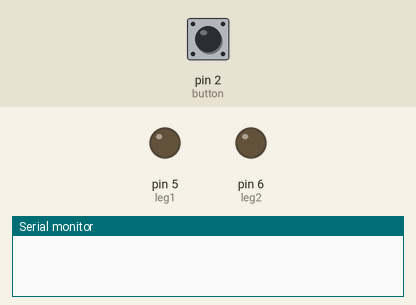
This sketch was run on a simulated Arduino Uno, built with avr-gcc and run on an emulated ATmega328P. Parts: output pins drawn as LEDs (lit = HIGH), the last lines printed to the serial monitor. The inputs (shaded band) are chosen by the test bench; at power-on: pin 2 (button) LOW.

Above: at 1.2 s.
1.3 s: pin 2 (button) pulled HIGH for 0.15 s
At 2.72 s:
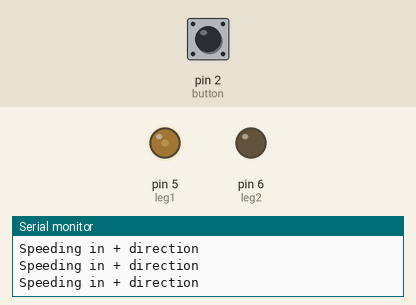
At 8.03 s:
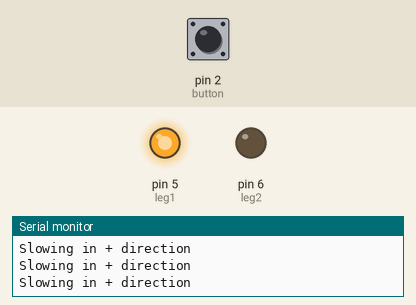
Timing chart, 0 to 16.1 s (numbered marks = the images above; inputs shaded):
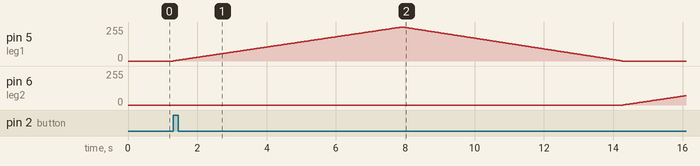

The sketch:

lab6-dcmotors.ino
```cpp
#define leg1 5
#define leg2 6
#define button 2


void setup()
{
 Serial.begin(9600);

 pinMode(leg1,OUTPUT);
 pinMode(leg2,OUTPUT);

}

void loop()
{

  if(digitalRead(button)){
  Serial.println("Started!");
  for(int i=0;i<255;i++){
   Serial.println("Speeding in + direction");
   analogWrite(leg1,i);
   digitalWrite(leg2,LOW);
   delay(10);
  }
  for(int i=255;i>0;i--){
    Serial.println("Slowing in + direction");
   analogWrite(leg1,i);
   digitalWrite(leg2,LOW);
   delay(10);
  }
  for(int i=0;i<255;i++){
    Serial.println("Speeding in - direction");
   analogWrite(leg2,i);
   digitalWrite(leg1,LOW);
   delay(10);
  }
  for(int i=255;i>0;i--){
    Serial.println("Slowing in - direction");
   analogWrite(leg2,i);
   digitalWrite(leg1,LOW);
   delay(10);
  }
    Serial.println("Finished!");
  }
}
```

Measured:
- after the input at 1.3 s, pin 5 (leg1): rises from 0/255 to 255/255 in 6.6 s, then falls to 0/255 in 6.4 s; pin 6 (leg2): moves from 0/255 to 70/255 over 1.8 s, starting after 13.0 s
